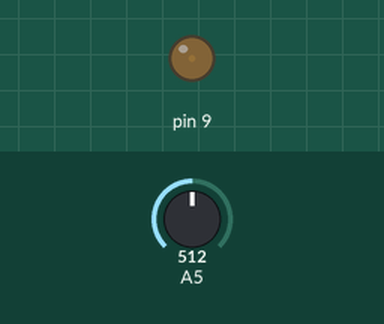
A sketch run on a simulated Arduino Uno, built with avr-gcc and run on an emulated ATmega328P. Parts: output pins drawn as LEDs (lit = HIGH). The inputs (shaded band) are chosen by the test bench; at power-on: A5 = 512. What the sketch prints to the serial monitor is not drawn.

Above: at 0.05 s.
At 0.9 s:
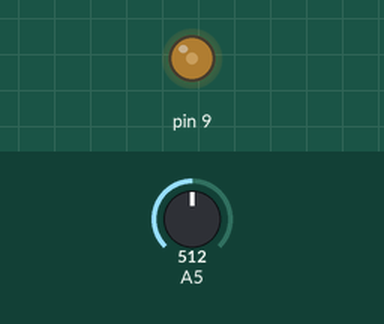
At 1.8 s:
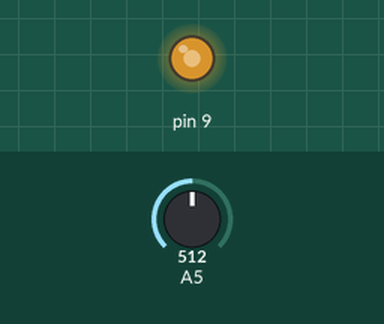
Timing chart, 0 to 4.2 s (numbered marks = the images above):
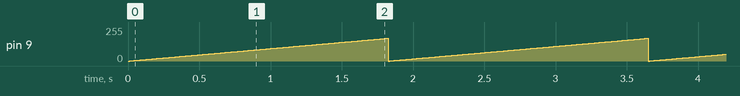

Measured:
- by itself, pin 9: ramps from 0/255 to 170/255 and jumps back, once every 1.8 s

The sketch:

RC_filter.ino
```cpp
   void setup() {
    pinMode(9, OUTPUT);
    Serial.begin(115200);
   }
    void loop() {
    int output = 0;
    for (int i = 0; i <999999; i++) {
      analogWrite(9, output);  // analogRead values go from 0 to 1023, analogWrite values from 0 to 255
      output += 1;
      if (output >170) output = 0;
      // 170 --> 3.3V
      float currentReading = analogRead(A5)*5/1024.0;
      Serial.print(5); Serial.print('\t');
      Serial.print(0); Serial.print('\t');
      Serial.println(currentReading);
      delay(10);
    }
    while (1) {
      int a = 1;//Serial.println("Done.");
    }
  }
```
